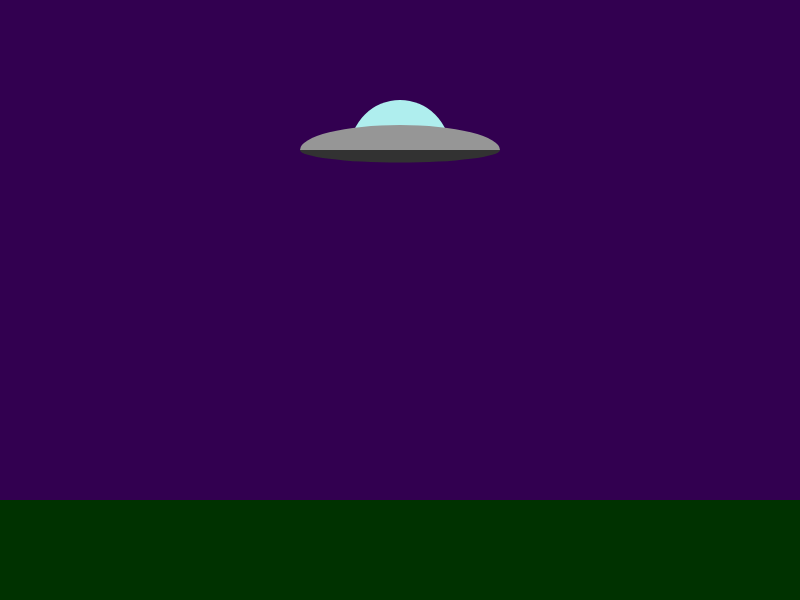
Frame 1 (no input)
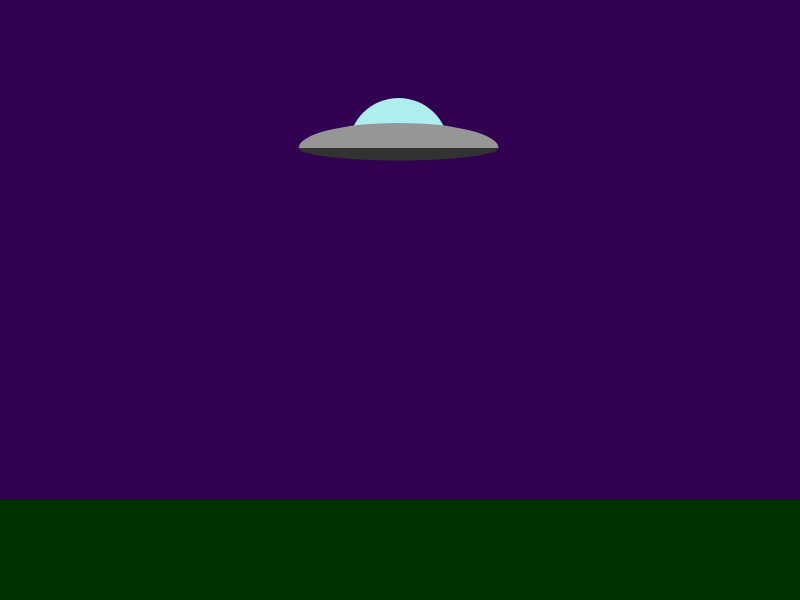
Frame 60 (no input)
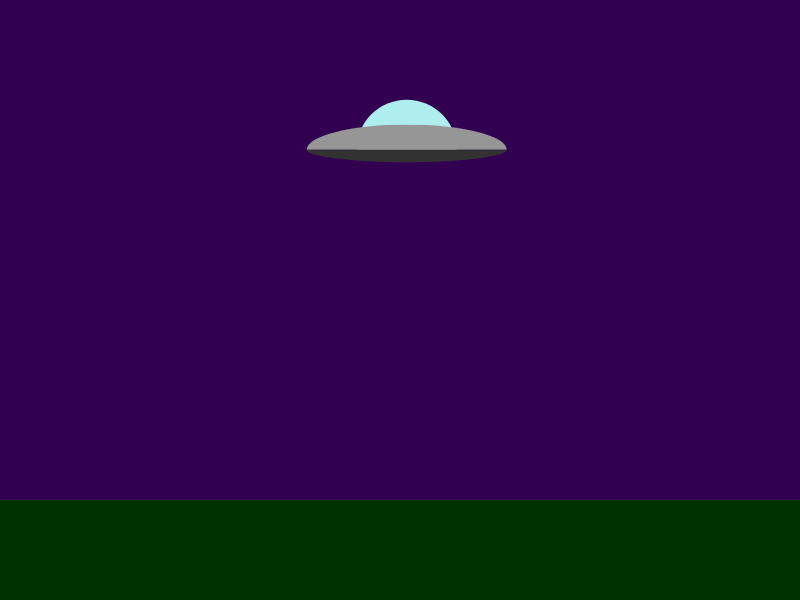
Frame 120 (the mouse pressed at the canvas centre since frame 60)

The p5.js sketch that drew these frames (run headless with seeded random() and noise() and a simulated clock; from frame 60 on, the mouse is pressed at the canvas centre):

// p5.js sketch
// ── sketch.js
//Topic 1.1 
//Object orientation revisted
//part one

var flying_saucer_x;
var flying_saucer_y;
var flying_saucer_width;


function setup()
{
    createCanvas(800,600);
    noStroke();

    flying_saucer_x = 400;
    flying_saucer_y = 150;
    flying_saucer_width = 200;
}

function draw()
{
    background(50,0,80);
    
    //draw the ground
    fill(0,50,0);
    rect(0,height - 100, width, 100);
    
    //draw the flying saucer
    fill(175,238,238);
    arc(flying_saucer_x,flying_saucer_y,flying_saucer_width/2,100,PI,TWO_PI)
    fill(150);
    arc(flying_saucer_x,flying_saucer_y,flying_saucer_width,50,PI,TWO_PI);
    fill(50);
    arc(flying_saucer_x,flying_saucer_y,flying_saucer_width,25,0,PI);
    flying_saucer_x += random(-2, 2)
    flying_saucer_y += random(-1, 1)
}
